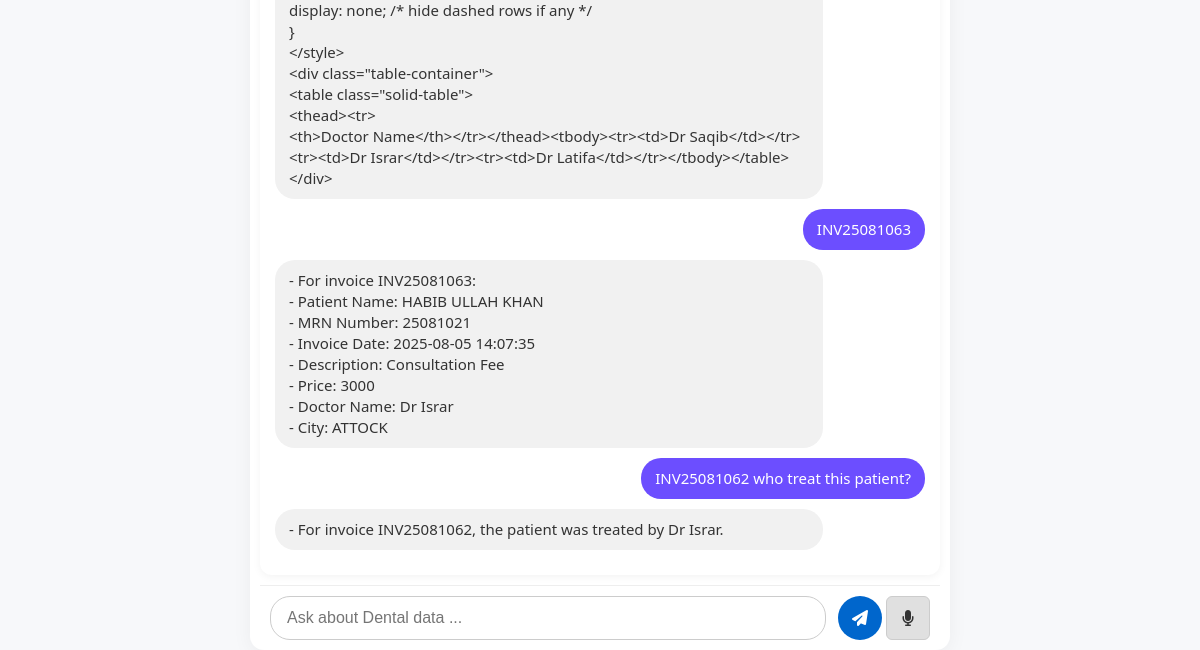
Before: / (lower part) with the older database file.
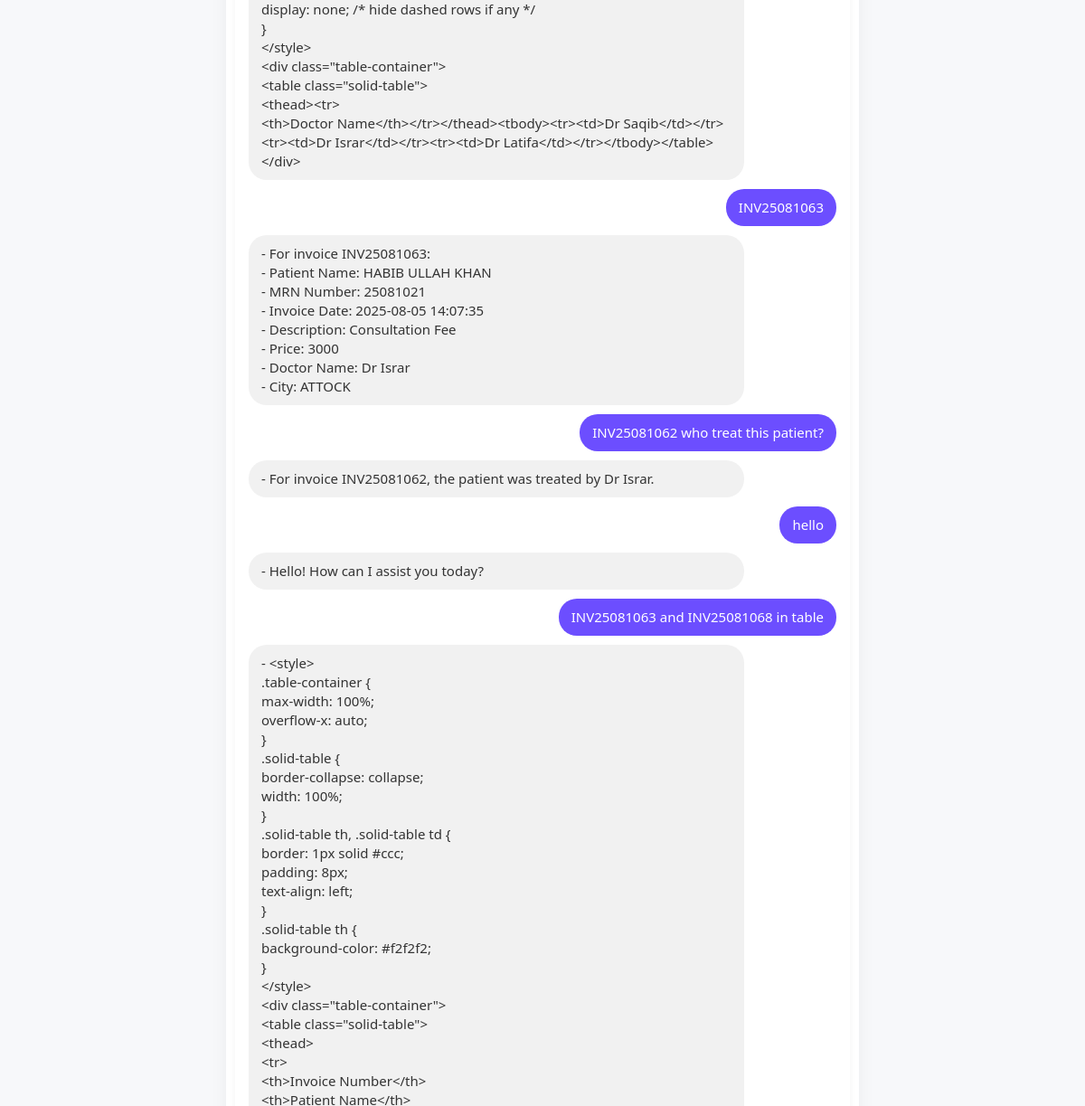
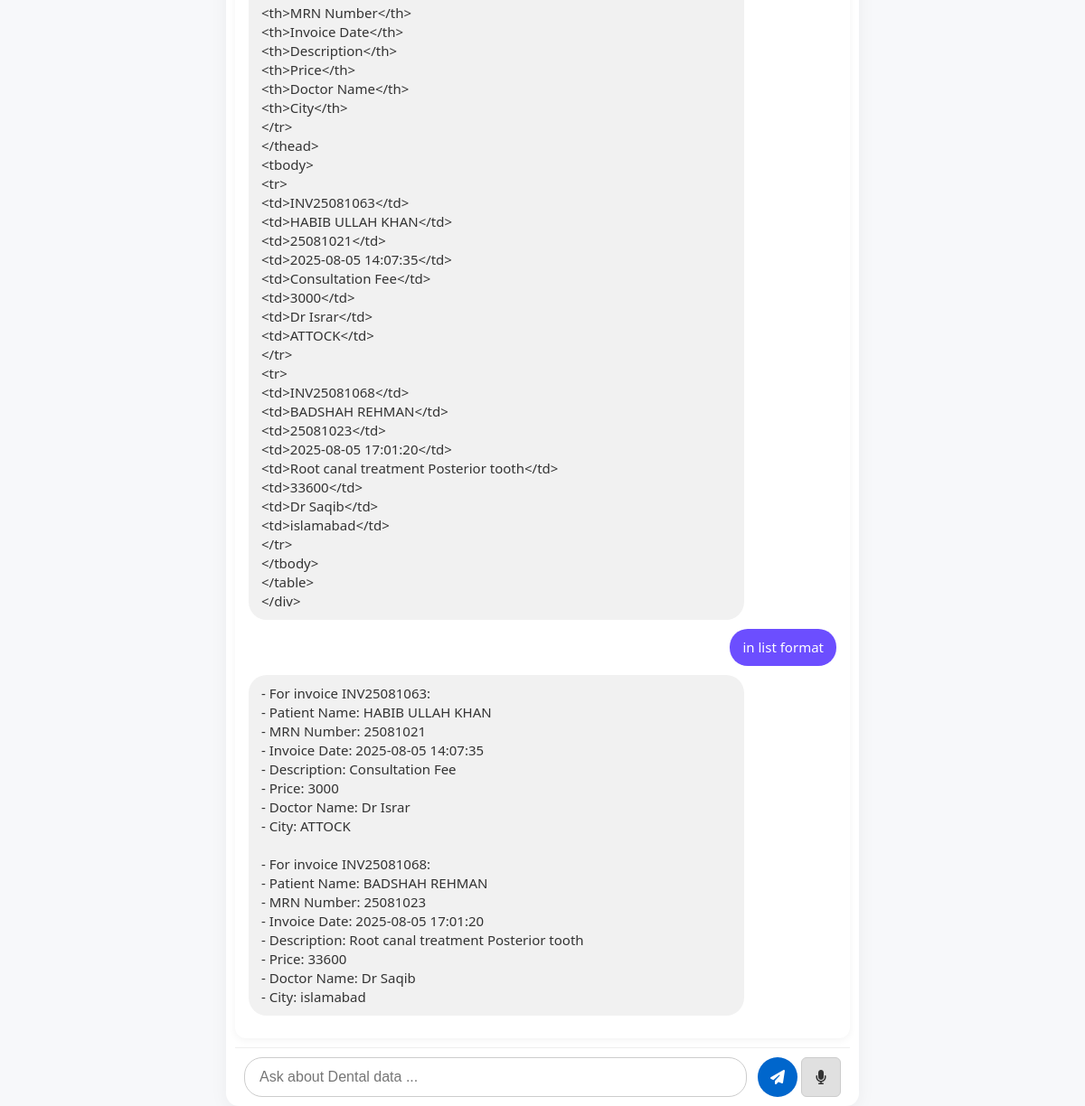
After: the same page with the newer database file (2 pictures, top to bottom).
### tables this page shows
CREATE TABLE chat_history (id INTEGER PRIMARY KEY, message TEXT, response TEXT);

### app.py (the view)
@app.route('/')
def index():
    current_file = get_current_file()
    conn = sqlite3.connect(DB_FILE)
    cursor = conn.cursor()
    cursor.execute("SELECT message, response FROM chat_history")
    history = cursor.fetchall()
    conn.close()
    return render_template('index.html', history=history, filename=current_file)

### app.py (called while the page is built)
def get_current_file():
    conn = sqlite3.connect(DB_FILE)
    cursor = conn.cursor()
    cursor.execute("SELECT filename FROM current_file ORDER BY id DESC LIMIT 1")
    result = cursor.fetchone()
    conn.close()
    return result[0] if result else None

### templates/index.html (shortened to what this page needs)
<!DOCTYPE html>
<html>
<head>
    <link rel="stylesheet" href="{{ url_for('static', filename='style.css') }}">
    <link rel="stylesheet" href="https://cdnjs.cloudflare.com/ajax/libs/font-awesome/6.5.0/css/all.min.css">
</head>
<body>
<div class="main-card">
    <div class="chat-box" id="chatHistory">
        {% if history %}
            {% for message, response in history %}
                <div class="chat-entry user-msg">
                    <div class="bubble user">{{ message }}</div>
                </div>
                <div class="chat-entry bot-msg">
                    <div class="bot-controls">
                        <div class="bubble bot">{{ response }}</div>
                    </div>
                </div>
            {% endfor %}
        {% else %}
            <div class="chat-entry bot-msg">
                <div class="bot-controls">
                    <div class="bubble bot">Hello! I'm ready to assist you. How can I help you today?</div>
                </div>
            </div>
        {% endif %}
    </div>
    <form id="chatForm" class="message-form">
        <input type="text" id="messageInput" name="message" placeholder="Ask about Dental data ..." required>
        <button type="submit" title="Send"><i class="fa fa-paper-plane"></i></button>
        <button type="button" id="micBtn" title="Speak"><i class="fa fa-microphone"></i></button>
    </form>
</div>
</body>
</html>

### static/style.css (style rules this page uses)
body { margin: 0; font-family: 'Segoe UI', sans-serif; background-color: #f7f8fa; color: #333; height: 100vh; display: flex; flex-direction: column; }
.main-card { max-width: 700px; width: 100%; margin: auto; background: white; border-radius: 14px; box-shadow: 0 4px 20px rgba(0, 0, 0, 0.05); display: flex; flex-direction: column; max-height: 100vh; height: 100vh; box-sizing: border-box; }
.chat-box { flex: 1; width: calc(100% - 20px); min-width: 300px; overflow-y: auto; padding: 15px; flex-shrink: 0; box-sizing: border-box; background-color: white; border-radius: 12px; box-shadow: 0 2px 8px rgba(0,0,0,0.05); margin: 0 10px 10px; }
.chat-entry { margin-bottom: 10px; animation: fadeIn 0.4s ease-in; }
.chat-entry.user-msg { text-align: right; }
.chat-entry.bot-msg { text-align: left; }
.bubble { display: inline-block; padding: 10px 14px; border-radius: 20px; max-width: 80%; font-size: 15px; word-wrap: break-word; line-height: 1.4; }
.bubble.user { background-color: #6c4eff; color: white; }
.bubble.bot { background-color: #f1f1f1; }
.message-form { display: flex; align-items: center; padding: 10px; background-color: #fff; border-top: 1px solid #eee; border-bottom-left-radius: 14px; border-bottom-right-radius: 14px; position: sticky; bottom: 0; z-index: 100; margin: 0 10px; }
.message-form input[type="text"] { flex: 1; padding: 12px 16px; font-size: 16px; border-radius: 20px; border: 1px solid #ccc; outline: none; margin-right: 8px; }
.message-form button { width: 44px; height: 44px; border-radius: 50%; margin-left: 4px; border: none; cursor: pointer; font-size: 16px; display: flex; align-items: center; justify-content: center; color: white; background-color: #0066cc; transition: background 0.3s; }
#micBtn { background-color: #555; }

### templates/index.html (style rules this page uses)
.bot-controls { display: flex; align-items: center; justify-content: space-between; }
.bot-controls .bubble { flex: 1; }
#micBtn { background-color: #e0e0e0; border: 1px solid #ccc; color: #333; border-radius: 6px; cursor: pointer; transition: background 0.3s; }
.bubble.bot { white-space: pre-line; }

Changed rows visible on the page:
added chat_history: message "hello", response "- Hello! How can I assist you today?"
added chat_history: message "INV25081063 and INV25081068 in table", response "- <style> .table-container { max-width: 100%; overflow-x: auto; } .solid-table { border-collapse: collapse; width: 100%; } .solid-table th, .solid-table td { border: 1px solid #ccc; padding: 8px; text-align: left; } .solid-table th { background-color: #f2f2f2; } </style> <div class=\"table-container\"> <table class=\"solid-table\"> <thead> <tr> <th>Invoice Number</th> <th>Patient Name</th> <th>MRN Number</th> <th>Invoice Date</th> <th>Description</th> <th>Price</th> <th>Doctor Name</th> <th>City</th> </tr> </thead> <tbody> <tr> <td>INV25081063</td> <td>HABIB ULLAH KHAN</td> <td>25081021</td> <td>2025-08-05 14:07:35</td> <td>Consultation Fee</td> <td>3000</td> <td>Dr Israr</td> <td>ATTOCK</td>…"
added chat_history: message "in list format", response "- For invoice INV25081063: - Patient Name: HABIB ULLAH KHAN - MRN Number: 25081021 - Invoice Date: 2025-08-05 14:07:35 - Description: Consultation Fee - Price: 3000 - Doctor Name: Dr Israr - City: ATTOCK - For invoice INV25081068: - Patient Name: BADSHAH REHMAN - MRN Number: 25081023 - Invoice Date: 2025-08-05 17:01:20 - Description: Root canal treatment Posterior tooth - Price: 33600 - Doctor Name: Dr Saqib - City: islamabad"
